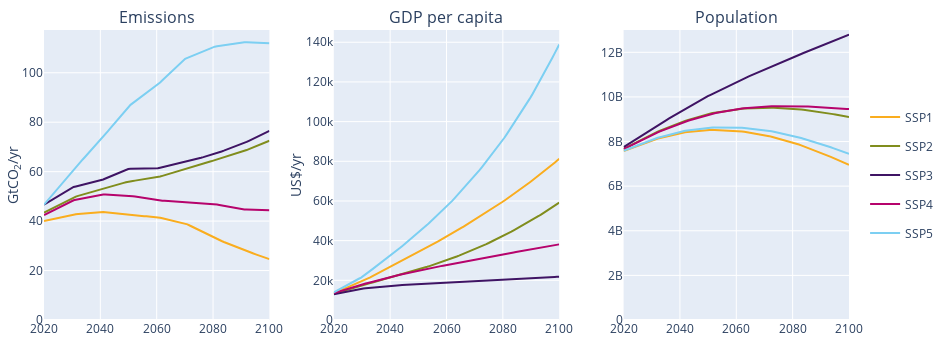

The notebook cell saved with this chart:
### Markdown cell above
### SSPs

### Code cell
extended = False
years = np.linspace(2020, 2200 if extended else 2100, 100)
SSPs = ['SSP1', 'SSP2', 'SSP3', 'SSP4', 'SSP5']

fig = make_subplots(1,3, subplot_titles=('Emissions', 'GDP per capita', 'Population'), horizontal_spacing=0.08)
for SSP in SSPs:
    color = colors_SSPs[SSP]
    fig.append_trace(go.Scatter(x=years, y=baseline_emissions(years, SSP), line_color=color, name=SSP, legendgroup=SSP), 1, 1)
    fig.append_trace(go.Scatter(x=years, y=GDP(years, SSP) * 1e12 / population(years, SSP), line_color=color, showlegend=False, legendgroup=SSP), 1, 2)
    fig.append_trace(go.Scatter(x=years, y=population(years, SSP), line_color=color, showlegend=False, legendgroup=SSP), 1, 3)
fig.update_layout(
    legend_y=0.5, width=950, height=350, margin={'l': 20, 'r': 30, 'b': 30, 't': 30},
    yaxis1={'title': 'GtCO<sub>2</sub>/yr', 'range': [0, 117.29], 'title_standoff': 0},
    yaxis2={'title': 'US$/yr', 'title_standoff': 0, 'rangemode': 'tozero'},
    yaxis3={'range': [0, 1.496e+10 if extended else 13e9]}
)
fig.show()
